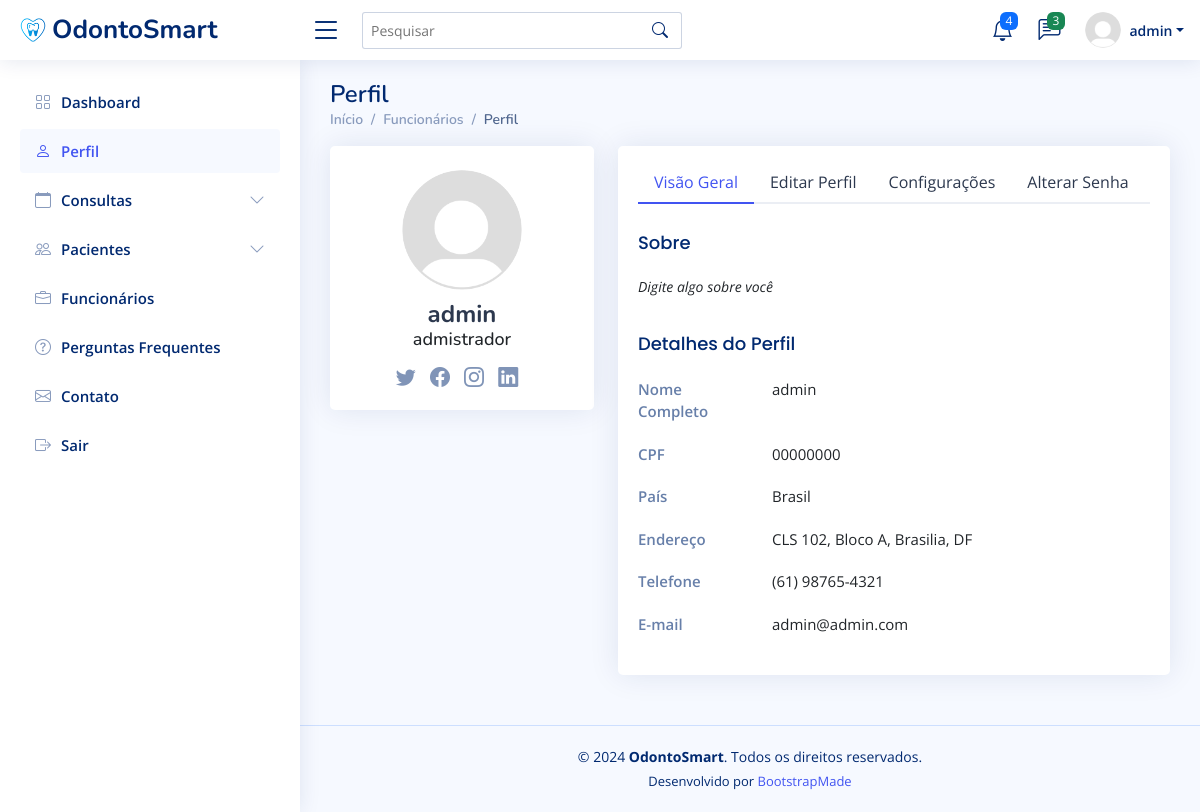
The page /perfil/ (signed in) on the database as committed earlier.
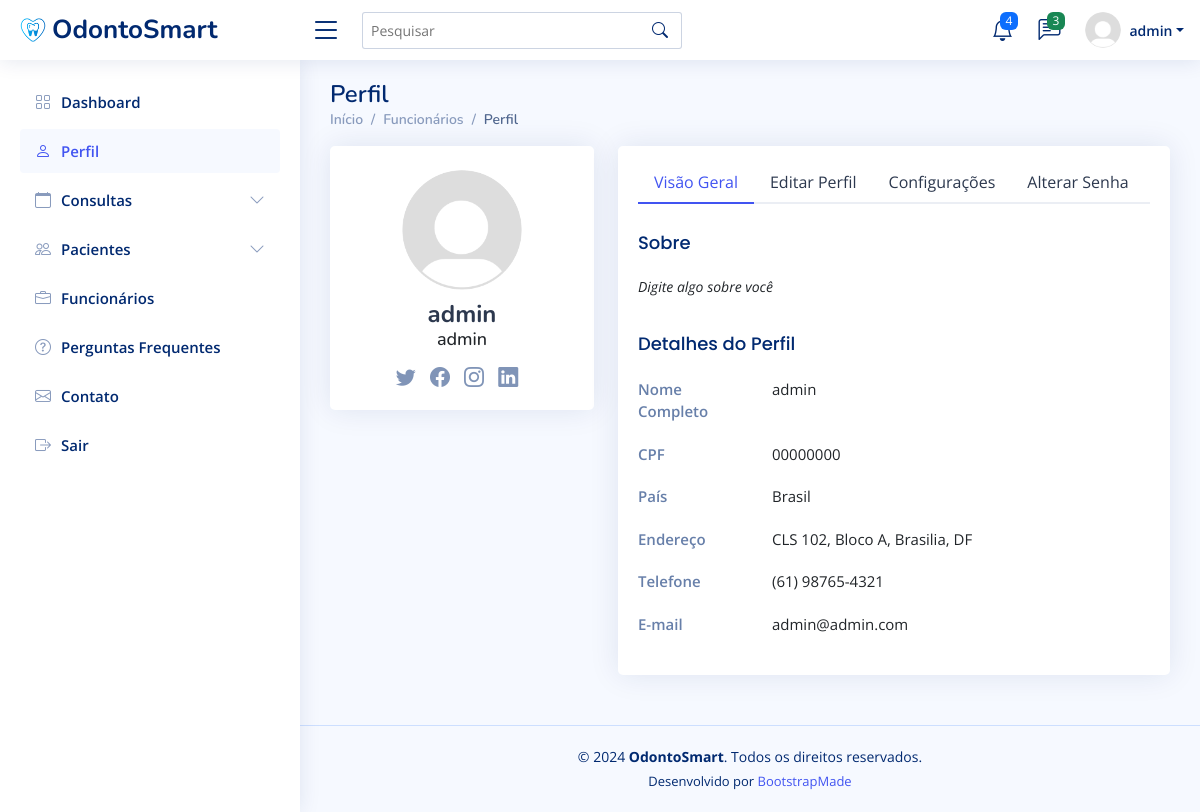
The same page on the database as committed later.
### clinicaMedica/models.py (models this page shows, shortened)
class Funcionario(AbstractBaseUser, PermissionsMixin):
    id_funcionario = models.AutoField(primary_key=True)
    cpf = models.CharField(max_length=11, unique=True)
    email = models.EmailField(unique=True, blank=False)
    salario = models.DecimalField(max_digits=10, decimal_places=2)
    cargo = models.CharField(max_length=50)
    nome = models.CharField(max_length=50)
    is_first_login = models.BooleanField(default=True)
    is_staff = models.BooleanField(default=False)
    date_joined = models.DateTimeField(verbose_name="Data de Ingresso", default=timezone.now)
    objects = FuncionarioManager()
    USERNAME_FIELD = 'email'
    REQUIRED_FIELDS = ['cpf', 'nome', 'cargo', 'salario']
    def first_two_names(self):
        parts = self.nome.split()
        if len(parts) == 1:
            name = self.nome
        elif len(parts) == 2:
            name = f"{parts[0]} {parts[1]}"
        else:
            name = f"{parts[0]} {parts[-1]}"
        if hasattr(self, 'dentista'):
            return f"Dr. {name}"
        return name

### clinicaMedica/views.py (the view)
# urls.py: path('perfil/', views.perfil, name='perfil'),
@login_required
def perfil(request):
    return render(request, 'users-profile.html')

### clinicaMedica/templates/users-profile.html (shortened to what the changed rows need)
{% load static %}
<!DOCTYPE html>
<html lang="pt-br">
  <head>
    <link
      href="{% static 'vendor/bootstrap/css/bootstrap.min.css' %}"
      rel="stylesheet"
    />
    <link
      href="{% static 'vendor/bootstrap-icons/bootstrap-icons.css' %}"
      rel="stylesheet"
    />
    <link
      href="{% static 'vendor/boxicons/css/boxicons.min.css' %}"
      rel="stylesheet"
    />
    <link href="{% static 'vendor/quill/quill.snow.css' %}" rel="stylesheet" />
    <link
      href="{% static 'vendor/quill/quill.bubble.css' %}"
      rel="stylesheet"
    />
    <link
      href="{% static 'vendor/remixicon/remixicon.css' %}"
      rel="stylesheet"
    />
    <link
      href="{% static 'vendor/simple-datatables/style.css' %}"
      rel="stylesheet"
    />
    <link href="{% static 'css/style.css' %}" rel="stylesheet" />
  </head>
  <body>
    <header id="header" class="header fixed-top d-flex align-items-center">
      <nav class="header-nav ms-auto">
        <ul class="d-flex align-items-center">
          <li class="nav-item dropdown pe-3">
            <a
              class="nav-link nav-profile d-flex align-items-center pe-0"
              href="#"
              data-bs-toggle="dropdown"
            >
              <img
                src="{% static 'img/profile-img.png' %}"
                alt="Perfil"
                class="rounded-circle"
              />
              <span class="d-none d-md-block dropdown-toggle ps-2"
                >{{ user.first_two_names }}</span
              > </a
            >
          </li>
        </ul>
      </nav>
    </header>
    <main id="main" class="main">
      <div class="pagetitle">
        <h1>Perfil</h1>
      </div>
      <section class="section profile">
        <div class="row">
          <div class="col-xl-4">
            <div class="card">
              <div
                class="card-body profile-card pt-4 d-flex flex-column align-items-center"
              >
                <img
                  src="{% static 'img/profile-img.png' %}"
                  alt="Perfil"
                  class="rounded-circle"
                />
                <h2>{{ user.first_two_names }}</h2>
                <h3>{{ user.cargo }}</h3>
                <div class="social-links mt-2">
                  <a href="#" class="twitter"><i class="bi bi-twitter"></i></a>
                  <a href="#" class="facebook"
                    ></a>
                  <a href="#" class="instagram"
                    ></a>
                  <a href="#" class="linkedin"
                    ></a>
                </div>
              </div>
            </div>
          </div>
          <div class="col-xl-8">
            <div class="card">
              <div class="card-body pt-3">
                <div class="tab-content pt-2">
                  <div
                    class="tab-pane fade show active profile-overview"
                    id="profile-overview"
                  >
                    <div class="row">
                      <div class="col-lg-3 col-md-4 label">Nome Completo</div>
                      <div class="col-lg-9 col-md-8">{{ user.nome }}</div>
                    </div>
                    <div class="row">
                      <div class="col-lg-3 col-md-4 label">CPF</div>
                      <div class="col-lg-9 col-md-8">{{ user.cpf }}</div>
                    </div>
                    <div class="row">
                      <div class="col-lg-3 col-md-4 label">E-mail</div>
                      <div class="col-lg-9 col-md-8">
                        {{ user.email }}
                      </div>
                    </div>
                  </div>
                </div>
              </div>
            </div>
          </div>
        </div>
      </section>
    </main>
  </body>
</html>

Rows that differ between the two databases and show on the page:
changed Funcionario "admin": cargo "admistrador" → "admin"
